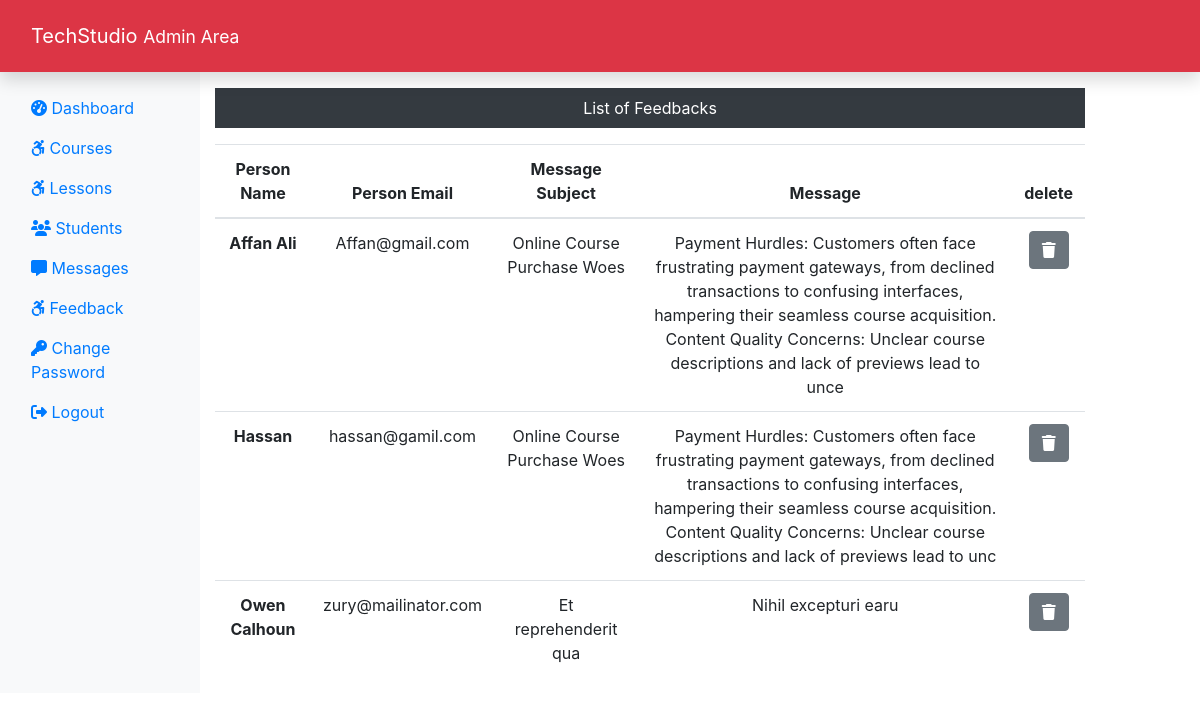
/admin_messages.php (signed in), run on the app's committed database.
### tables this page shows
CREATE TABLE `contact` (
  `contact_id` int(11) NOT NULL,
  `contact_name` varchar(255) NOT NULL,
  `contact_subject` varchar(255) NOT NULL,
  `contact_desc` varchar(255) NOT NULL,
  `contact_email` varchar(255) NOT NULL
);

### admin_messages.php (the view, shortened to what this page needs)
<?php
require_once "dbconnection.php";
include ('adminheader.php');
?>
<div class="col-sm-9 mt-5 text-center">
    <p class="bg-dark text-white p-2">List of Feedbacks</p>
    <?php
    $sql = "select * from contact";
    $result = mysqli_query($mysqli, $sql);
    if(mysqli_num_rows($result) > 0){
    ?>
        <table class="table">
            <thead>
                <tr>
                    <th scope="col">Person Name</th>
                    <th scope="col">Person Email</th>
                    <th scope="col">Message Subject</th>
                    <th scope="col">Message</th>
                    <th scope="col">delete</th>
                </tr>
            </thead>
            <tbody>
                <?php
                while($row = mysqli_fetch_assoc($result)){
                    echo '<tr>';
                    echo '<th scope="row">'.$row['contact_name'].'</th>';
                    echo '<td>'.$row['contact_email'].'</td>';
                    echo '<td>'.$row['contact_subject'].'</td>';
                    echo '<td>'.$row['contact_desc'].'</td>';
                    echo '<td>';
                    echo '<form action="" method="post" class="d-inline">
                    <input type="hidden" name="id" value='.$row["contact_id"].'>
                    <button type="submit" class="btn btn-secondary" name="delete"><i class="fa-solid fa-trash"></i></button>
                    </form>
                    </td></tr>';
                }?>
            </tbody>
        </table>
    <?php } else {
        echo "0 Result";
    }
        ?>
</div>
</div>
</body>
</html>

### css/style.css (style rules this page uses)
:root { --color-1 : #dc3545; -color-2 : #225470; }

### data on the page
contact: contact_name "Affan Ali", contact_email "Affan@gmail.com", contact_subject "Online Course Purchase Woes", contact_desc "Payment Hurdles: Customers often face frustrating payment gateways, from declined transactions to confusing interfaces, hampering their seamless course acquisition. Content Quality Concerns: Unclear course descriptions and lack of previews lead to unce"
contact: contact_name "Hassan", contact_email "hassan@gamil.com", contact_subject "Online Course Purchase Woes", contact_desc "Payment Hurdles: Customers often face frustrating payment gateways, from declined transactions to confusing interfaces, hampering their seamless course acquisition. Content Quality Concerns: Unclear course descriptions and lack of previews lead to unc"
contact: contact_name "Owen Calhoun", contact_email "zury@mailinator.com", contact_subject "Et reprehenderit qua", contact_desc "Nihil excepturi earu"
